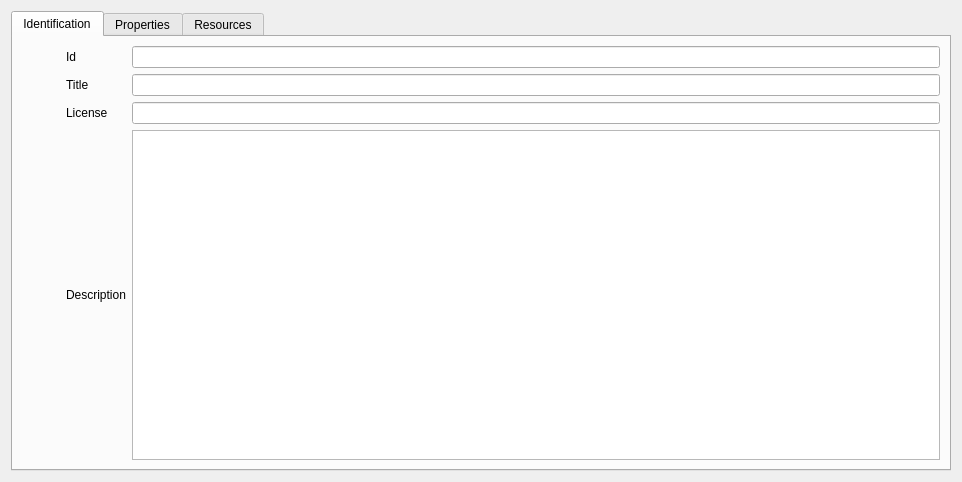
<?xml version="1.0" encoding="UTF-8"?>
<ui version="4.0">
 <class>SymbologyDialog</class>
 <widget class="QDialog" name="SymbologyDialog">
  <property name="geometry">
   <rect>
    <x>0</x>
    <y>0</y>
    <width>962</width>
    <height>482</height>
   </rect>
  </property>
  <property name="windowTitle">
   <string>Symbology Information</string>
  </property>
  <layout class="QVBoxLayout" name="verticalLayout_2">
   <item>
    <widget class="QTabWidget" name="tab_widget">
     <property name="enabled">
      <bool>true</bool>
     </property>
     <property name="tabShape">
      <enum>QTabWidget::Rounded</enum>
     </property>
     <property name="currentIndex">
      <number>0</number>
     </property>
     <widget class="QWidget" name="tabIdentificationDialog">
      <attribute name="title">
       <string>Identification</string>
      </attribute>
      <layout class="QVBoxLayout" name="verticalLayout">
       <item>
        <layout class="QGridLayout" name="gridLayout">
         <item row="0" column="1">
          <layout class="QGridLayout" name="gridLayout_5">
           <item row="3" column="1">
            <widget class="QTextEdit" name="description_le">
             <property name="sizePolicy">
              <sizepolicy hsizetype="Expanding" vsizetype="Expanding">
               <horstretch>0</horstretch>
               <verstretch>0</verstretch>
              </sizepolicy>
             </property>
             <property name="toolTip">
              <string>Detailed multi-line description to fully explain the collection.</string>
             </property>
             <property name="readOnly">
              <bool>true</bool>
             </property>
            </widget>
           </item>
           <item row="0" column="0">
            <widget class="QLabel" name="label_5">
             <property name="toolTip">
              <string>Identifier for the collection that is unique across the provider.</string>
             </property>
             <property name="text">
              <string>Id</string>
             </property>
            </widget>
           </item>
           <item row="2" column="1">
            <widget class="QLineEdit" name="license_le">
             <property name="readOnly">
              <bool>true</bool>
             </property>
            </widget>
           </item>
           <item row="0" column="1">
            <widget class="QLineEdit" name="id_le">
             <property name="toolTip">
              <string>Identifier for the collection that is unique across the provider.</string>
             </property>
             <property name="readOnly">
              <bool>true</bool>
             </property>
            </widget>
           </item>
           <item row="1" column="0">
            <widget class="QLabel" name="label_2">
             <property name="toolTip">
              <string>A short descriptive one-line title for the collection.</string>
             </property>
             <property name="text">
              <string>Title</string>
             </property>
            </widget>
           </item>
           <item row="3" column="0">
            <widget class="QLabel" name="label_8">
             <property name="toolTip">
              <string>Detailed multi-line description to fully explain the collection.</string>
             </property>
             <property name="text">
              <string>Description</string>
             </property>
            </widget>
           </item>
           <item row="2" column="0">
            <widget class="QLabel" name="license_la">
             <property name="text">
              <string>License</string>
             </property>
            </widget>
           </item>
           <item row="1" column="1">
            <widget class="QLineEdit" name="title_le">
             <property name="sizePolicy">
              <sizepolicy hsizetype="Expanding" vsizetype="Fixed">
               <horstretch>0</horstretch>
               <verstretch>0</verstretch>
              </sizepolicy>
             </property>
             <property name="toolTip">
              <string>A short descriptive one-line title for the collection.</string>
             </property>
             <property name="readOnly">
              <bool>true</bool>
             </property>
            </widget>
           </item>
          </layout>
         </item>
         <item row="0" column="0">
          <widget class="QWidget" name="widget" native="true">
           <property name="sizePolicy">
            <sizepolicy hsizetype="Preferred" vsizetype="Minimum">
             <horstretch>0</horstretch>
             <verstretch>0</verstretch>
            </sizepolicy>
           </property>
           <layout class="QVBoxLayout" name="verticalLayout_4">
            <item>
             <widget class="QLabel" name="label">
              <property name="sizePolicy">
               <sizepolicy hsizetype="Preferred" vsizetype="Minimum">
                <horstretch>0</horstretch>
                <verstretch>0</verstretch>
               </sizepolicy>
              </property>
              <property name="text">
               <string/>
              </property>
              <property name="pixmap">
               <pixmap>../../../../../../Pictures/templates_sample.png</pixmap>
              </property>
             </widget>
            </item>
            <item>
             <spacer name="verticalSpacer">
              <property name="orientation">
               <enum>Qt::Vertical</enum>
              </property>
              <property name="sizeHint" stdset="0">
               <size>
                <width>20</width>
                <height>40</height>
               </size>
              </property>
             </spacer>
            </item>
           </layout>
          </widget>
         </item>
        </layout>
       </item>
      </layout>
     </widget>
     <widget class="QWidget" name="tabKeywordsDialog">
      <attribute name="title">
       <string>Properties</string>
      </attribute>
      <layout class="QVBoxLayout" name="verticalLayout_3">
       <item>
        <widget class="QLabel" name="label_4">
         <property name="text">
          <string>List of keywords describing the collection.</string>
         </property>
         <property name="wordWrap">
          <bool>true</bool>
         </property>
        </widget>
       </item>
       <item>
        <widget class="QTableWidget" name="keywords_table">
         <property name="toolTip">
          <string>A set of descriptive keywords associated with the resource for a specified concept.</string>
         </property>
         <property name="alternatingRowColors">
          <bool>true</bool>
         </property>
         <property name="selectionMode">
          <enum>QAbstractItemView::SingleSelection</enum>
         </property>
         <property name="selectionBehavior">
          <enum>QAbstractItemView::SelectRows</enum>
         </property>
         <attribute name="horizontalHeaderStretchLastSection">
          <bool>true</bool>
         </attribute>
         <column>
          <property name="text">
           <string>Name</string>
          </property>
          <property name="toolTip">
           <string>List of keywords describing the Collection</string>
          </property>
         </column>
         <column>
          <property name="text">
           <string>Value</string>
          </property>
         </column>
        </widget>
       </item>
      </layout>
     </widget>
     <widget class="QWidget" name="tabExtentDialog">
      <attribute name="title">
       <string>Resources</string>
      </attribute>
      <layout class="QVBoxLayout" name="verticalLayout_9">
       <item>
        <widget class="QLabel" name="label_3">
         <property name="text">
          <string>Collections spatial and  temporal extent</string>
         </property>
        </widget>
       </item>
       <item>
        <widget class="QgsExtentGroupBox" name="spatialExtentSelector">
         <property name="title">
          <string>Spatial extent</string>
         </property>
        </widget>
       </item>
       <item>
        <widget class="QgsCollapsibleGroupBox" name="mGroupBox">
         <property name="title">
          <string>Temporal extent</string>
         </property>
         <property name="collapsed">
          <bool>false</bool>
         </property>
         <layout class="QVBoxLayout" name="verticalLayout_10">
          <item>
           <layout class="QHBoxLayout" name="horizontalLayout_15">
            <item>
             <widget class="QLabel" name="label_33">
              <property name="text">
               <string>From</string>
              </property>
             </widget>
            </item>
            <item>
             <widget class="QgsDateTimeEdit" name="from_date"/>
            </item>
           </layout>
          </item>
          <item>
           <layout class="QHBoxLayout" name="horizontalLayout_16">
            <item>
             <widget class="QLabel" name="label_34">
              <property name="text">
               <string>To</string>
              </property>
             </widget>
            </item>
            <item>
             <widget class="QgsDateTimeEdit" name="to_date"/>
            </item>
           </layout>
          </item>
         </layout>
        </widget>
       </item>
       <item>
        <widget class="QLabel" name="label_35">
         <property name="text">
          <string/>
         </property>
        </widget>
       </item>
       <item>
        <spacer name="verticalSpacer_4">
         <property name="orientation">
          <enum>Qt::Vertical</enum>
         </property>
         <property name="sizeHint" stdset="0">
          <size>
           <width>20</width>
           <height>40</height>
          </size>
         </property>
        </spacer>
       </item>
      </layout>
     </widget>
    </widget>
   </item>
  </layout>
 </widget>
 <customwidgets>
  <customwidget>
   <class>QgsCollapsibleGroupBox</class>
   <extends>QGroupBox</extends>
   <header>qgscollapsiblegroupbox.h</header>
   <container>1</container>
  </customwidget>
  <customwidget>
   <class>QgsDateTimeEdit</class>
   <extends>QDateTimeEdit</extends>
   <header>qgsdatetimeedit.h</header>
  </customwidget>
  <customwidget>
   <class>QgsExtentGroupBox</class>
   <extends>QgsCollapsibleGroupBox</extends>
   <header>qgsextentgroupbox.h</header>
   <container>1</container>
  </customwidget>
 </customwidgets>
 <resources/>
 <connections/>
</ui>
